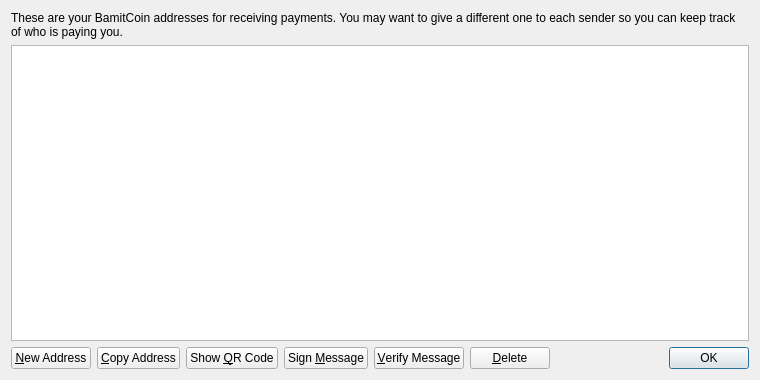
<?xml version="1.0" encoding="UTF-8"?>
<ui version="4.0">
 <class>AddressBookPage</class>
 <widget class="QWidget" name="AddressBookPage">
  <property name="geometry">
   <rect>
    <x>0</x>
    <y>0</y>
    <width>760</width>
    <height>380</height>
   </rect>
  </property>
  <property name="windowTitle">
   <string>Address Book</string>
  </property>
  <layout class="QVBoxLayout" name="verticalLayout">
   <item>
    <widget class="QLabel" name="labelExplanation">
     <property name="text">
      <string>These are your BamitCoin addresses for receiving payments. You may want to give a different one to each sender so you can keep track of who is paying you.</string>
     </property>
     <property name="textFormat">
      <enum>Qt::PlainText</enum>
     </property>
     <property name="wordWrap">
      <bool>true</bool>
     </property>
    </widget>
   </item>
   <item>
    <widget class="QTableView" name="tableView">
     <property name="contextMenuPolicy">
      <enum>Qt::CustomContextMenu</enum>
     </property>
     <property name="toolTip">
      <string>Double-click to edit address or label</string>
     </property>
     <property name="tabKeyNavigation">
      <bool>false</bool>
     </property>
     <property name="alternatingRowColors">
      <bool>true</bool>
     </property>
     <property name="selectionMode">
      <enum>QAbstractItemView::SingleSelection</enum>
     </property>
     <property name="selectionBehavior">
      <enum>QAbstractItemView::SelectRows</enum>
     </property>
     <property name="sortingEnabled">
      <bool>true</bool>
     </property>
     <attribute name="verticalHeaderVisible">
      <bool>false</bool>
     </attribute>
    </widget>
   </item>
   <item>
    <layout class="QHBoxLayout" name="horizontalLayout">
     <item>
      <widget class="QPushButton" name="newAddressButton">
       <property name="toolTip">
        <string>Create a new address</string>
       </property>
       <property name="text">
        <string>&amp;New Address</string>
       </property>
       <property name="icon">
        <iconset resource="../bitcoin.qrc">
         <normaloff>:/icons/add</normaloff>:/icons/add</iconset>
       </property>
      </widget>
     </item>
     <item>
      <widget class="QPushButton" name="copyToClipboard">
       <property name="toolTip">
        <string>Copy the currently selected address to the system clipboard</string>
       </property>
       <property name="text">
        <string>&amp;Copy Address</string>
       </property>
       <property name="icon">
        <iconset resource="../bitcoin.qrc">
         <normaloff>:/icons/editcopy</normaloff>:/icons/editcopy</iconset>
       </property>
      </widget>
     </item>
     <item>
      <widget class="QPushButton" name="showQRCode">
       <property name="text">
        <string>Show &amp;QR Code</string>
       </property>
       <property name="icon">
        <iconset resource="../bitcoin.qrc">
         <normaloff>:/icons/qrcode</normaloff>:/icons/qrcode</iconset>
       </property>
      </widget>
     </item>
     <item>
      <widget class="QPushButton" name="signMessage">
       <property name="toolTip">
        <string>Sign a message to prove you own a BamitCoin address</string>
       </property>
       <property name="text">
        <string>Sign &amp;Message</string>
       </property>
       <property name="icon">
        <iconset resource="../bitcoin.qrc">
         <normaloff>:/icons/edit</normaloff>:/icons/edit</iconset>
       </property>
      </widget>
     </item>
     <item>
      <widget class="QPushButton" name="verifyMessage">
       <property name="toolTip">
        <string>Verify a message to ensure it was signed with a specified BamitCoin address</string>
       </property>
       <property name="text">
        <string>&amp;Verify Message</string>
       </property>
       <property name="icon">
        <iconset resource="../bitcoin.qrc">
         <normaloff>:/icons/transaction_0</normaloff>:/icons/transaction_0</iconset>
       </property>
      </widget>
     </item>
     <item>
      <widget class="QPushButton" name="deleteButton">
       <property name="toolTip">
        <string>Delete the currently selected address from the list</string>
       </property>
       <property name="text">
        <string>&amp;Delete</string>
       </property>
       <property name="icon">
        <iconset resource="../bitcoin.qrc">
         <normaloff>:/icons/remove</normaloff>:/icons/remove</iconset>
       </property>
      </widget>
     </item>
     <item>
      <spacer name="horizontalSpacer">
       <property name="orientation">
        <enum>Qt::Horizontal</enum>
       </property>
       <property name="sizeHint" stdset="0">
        <size>
         <width>40</width>
         <height>20</height>
        </size>
       </property>
      </spacer>
     </item>
     <item>
      <widget class="QDialogButtonBox" name="buttonBox">
       <property name="sizePolicy">
        <sizepolicy hsizetype="Maximum" vsizetype="Fixed">
         <horstretch>0</horstretch>
         <verstretch>0</verstretch>
        </sizepolicy>
       </property>
       <property name="standardButtons">
        <set>QDialogButtonBox::Ok</set>
       </property>
      </widget>
     </item>
    </layout>
   </item>
  </layout>
 </widget>
 <resources>
  <include location="../bitcoin.qrc"/>
 </resources>
 <connections/>
</ui>
